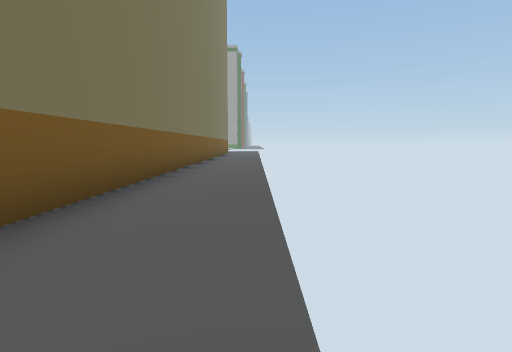
View 1 (above)

23 first-person views from a walk through a 3-D level made in the Unity game engine. The camera is 1.2 m above the floor, tilts 6° down and sees 80° across. The floor is counted in squares, 2 m on a side. Each view is taken from the middle of a square. On the plan, view 1 faces up. The plan holds only what a view shows up to about 9 squares ahead; the rest is blank. The place goes on beyond the plan.

View 2
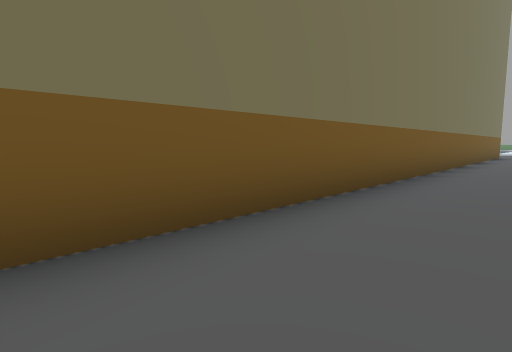

View 3
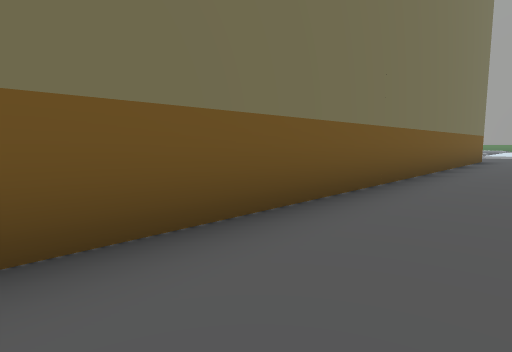

View 4
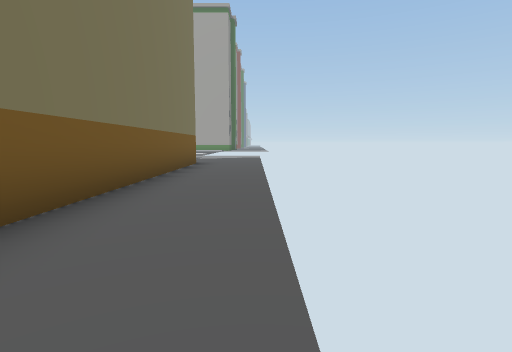

View 5
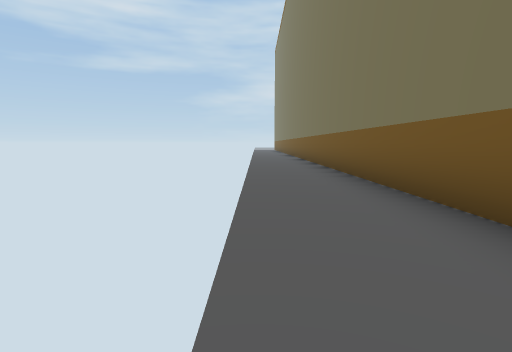

View 6
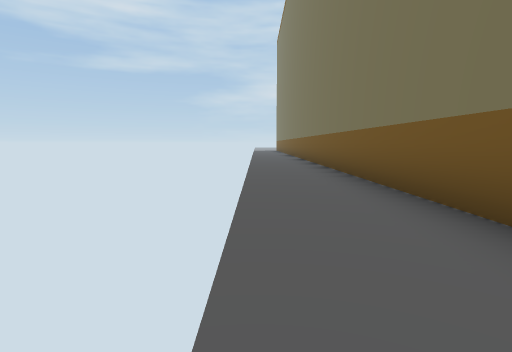

View 7
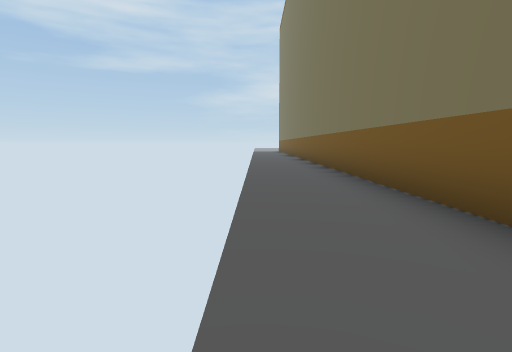

View 8
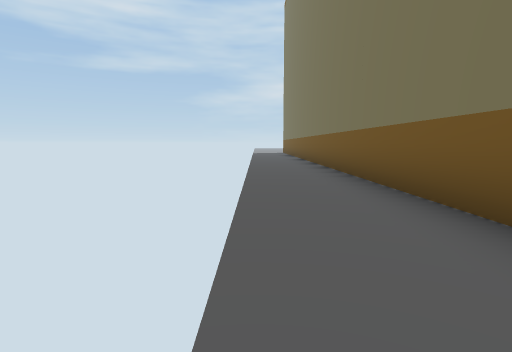

View 9
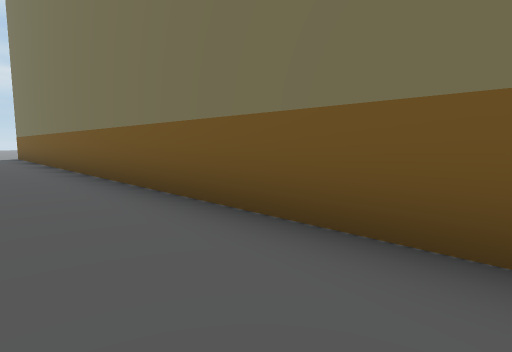

View 10
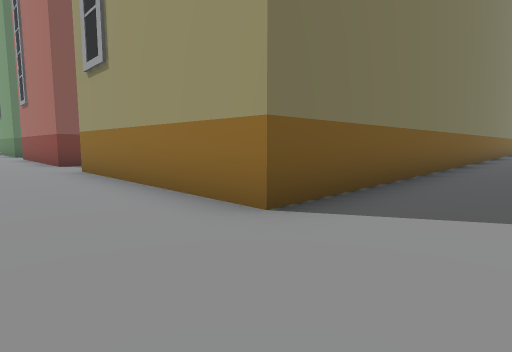

View 11
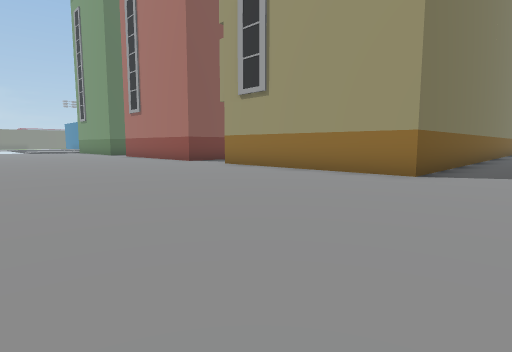

View 12
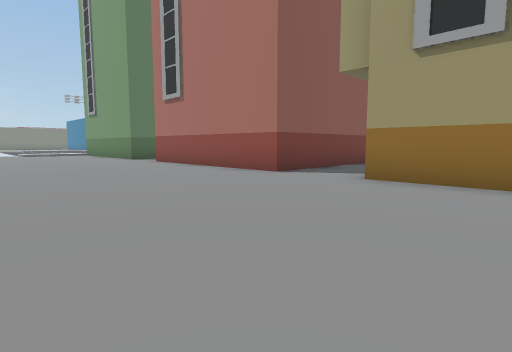

View 13
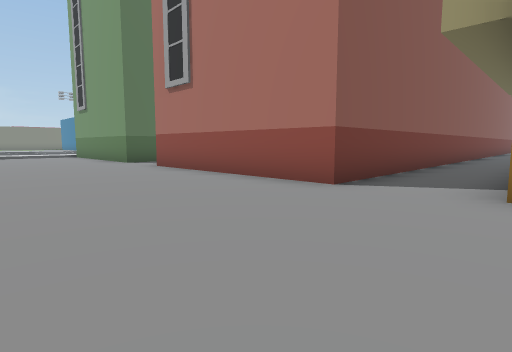

View 14
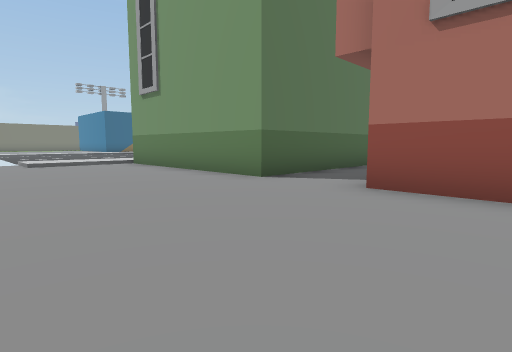

View 15
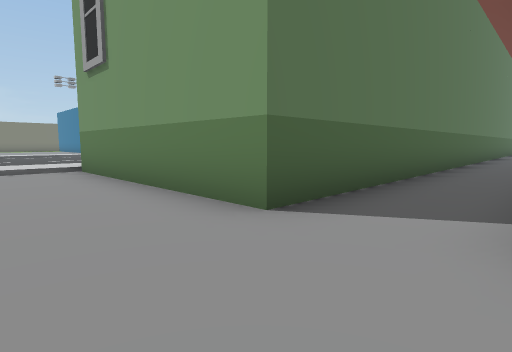

View 16
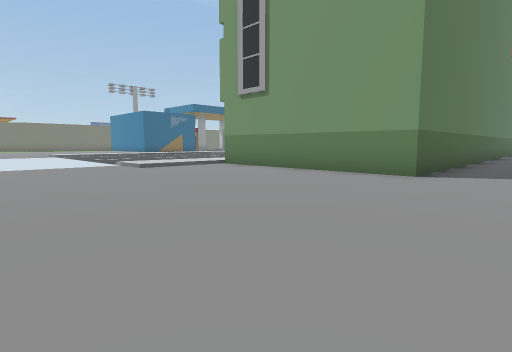

View 17
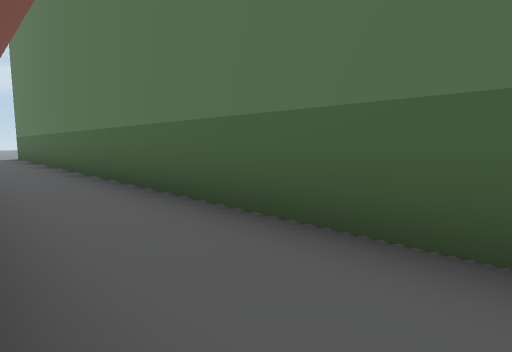

View 18
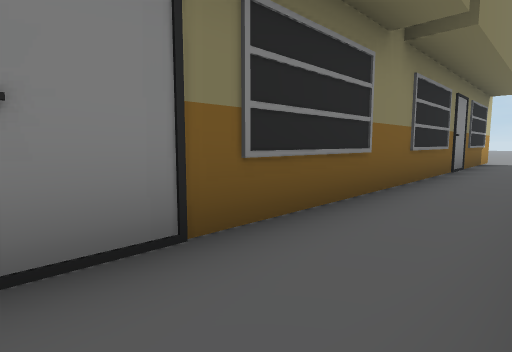

View 19
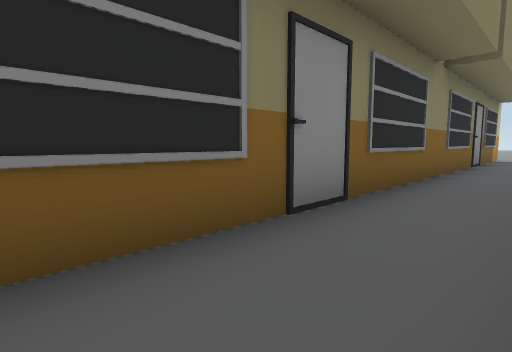

View 20
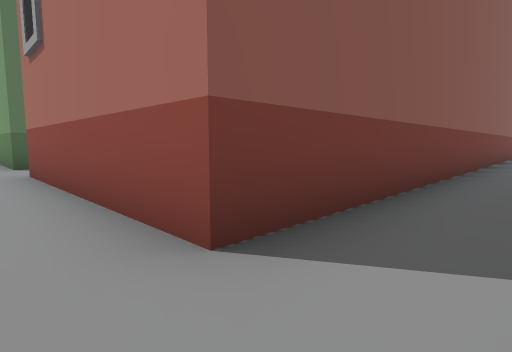

View 21
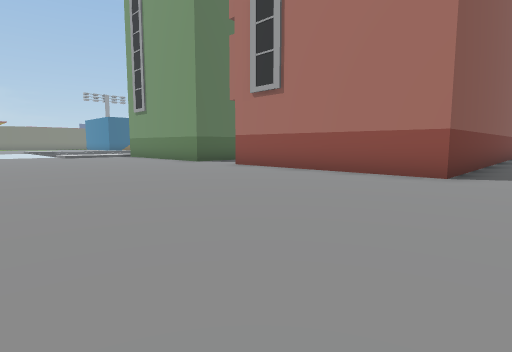

View 22
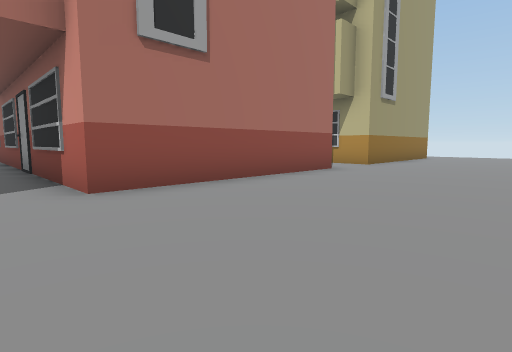

View 23
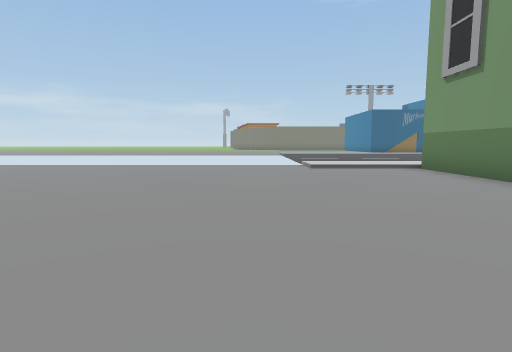

### Floor plan
Key: @ floor where view 1 was taken; . main floor; : floor 0.25 m higher than the main floor; / step, stairs or slope; B building.
Columns run from 24 left of view 1 to 0 right of it. Each row starts with its distance up from view 1.
 19                       B..
 18                       B..
 17                       B..
 16                       B..
 15                       B..
 14                       B..
 13                       B..
 12                       B..
 11                       B..
 10                       B..
  9                       B..
  8                       B..
  7                       B..
  6                       B..
  5                       B..
  4                       B..
  3                       B..
  2                       B..
  1                       B..
  0                       B.@
 -1                       B..
 -2                        ..
 -3                       B..
 -4                       B..
 -5                       B..
 -6                       B..
 -7                       B..
 -8                       B..
 -9                        ..
-10        B..            B..
-11        B.      ..B    B..
-12        B.      ..B    B..
-13        B.      ..B    B..
-14        B.B    B..B    B..
-15        B.B    B..B    B..
-16        B.B    B..B    B.
-17         .     B..      .
-18        B.B    B..B    B.
-19        B.B    B..B    B.
-20        B.B    B..B    B.
-21        B.B    B..B    B.
-22        B.B    B..B    B..
-23        B.B    B..B    B..
-24        B.B    B..B    B..
-25 /:BBBBBB..BBBBB..BBBBBB..
-26 /:.......................
-27 /:.......................
-28  ........................
-29  ........................
-30  ........................
-31  ......... ......  ......

Positions as (right, up) in squares from view 1, and headings:
1: (0, 0), facing up
2: (0, 4), facing up-left
3: (0, 8), facing up-left
4: (0, 11), facing up
5: (0, 6), facing down
6: (0, 3), facing down
7: (0, 0), facing down
8: (0, -4), facing down
9: (0, -10), facing down-left
10: (0, -27), facing up-left
11: (0, -31), facing up-left
12: (-5, -30), facing up-left
13: (-7, -29), facing up-left
14: (-13, -29), facing up-left
15: (-15, -27), facing up-left
16: (-15, -31), facing up-left
17: (-15, -10), facing down-left
18: (-9, -13), facing down-right
19: (-9, -11), facing down-right
20: (-8, -26), facing up-left
21: (-8, -31), facing up-left
22: (-16, -29), facing up-right
23: (-15, -29), facing left
